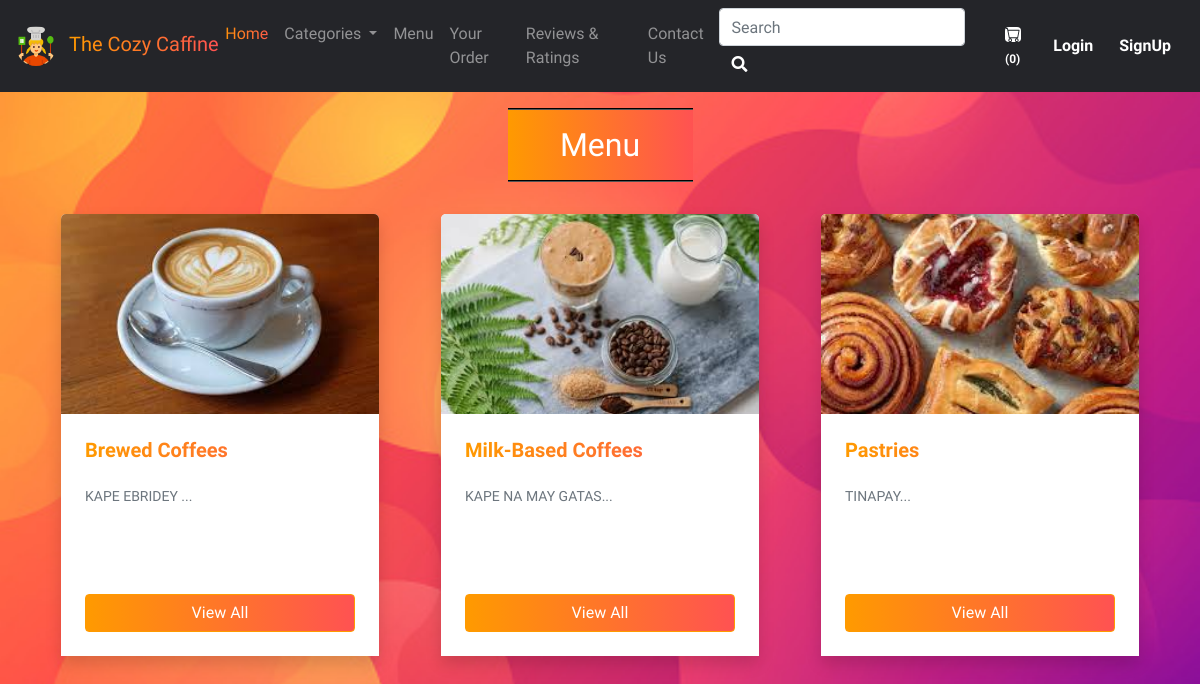
Page /about.php on the committed database.
### tables this page shows
CREATE TABLE `sitedetail` (
  `tempId` int(11) NOT NULL,
  `systemName` varchar(21) NOT NULL,
  `email` varchar(35) NOT NULL,
  `contact1` bigint(21) NOT NULL,
  `contact2` bigint(21) DEFAULT NULL COMMENT 'Optional',
  `address` text NOT NULL,
  `dateTime` datetime NOT NULL DEFAULT current_timestamp()
);

CREATE TABLE `categories` (
  `categorieId` int(12) NOT NULL,
  `categorieName` varchar(255) NOT NULL,
  `categorieDesc` text NOT NULL,
  `categorieCreateDate` datetime NOT NULL DEFAULT current_timestamp()
);

### about.php (the view, shortened to what this page needs)
<!doctype html>
<html lang="en">
<head>
  <link rel="stylesheet" href="https://stackpath.bootstrapcdn.com/bootstrap/4.4.1/css/bootstrap.min.css">
  <link rel="stylesheet" href="https://use.fontawesome.com/releases/v5.8.2/css/all.css">
  <link rel="stylesheet" href="assets/css/custom.css">
  <link rel="stylesheet" href="assets/css/viewPizzaList.css">
</head>
<body>
  <?php include 'partials/_dbconnect.php'; ?>
  <?php require 'partials/_nav.php' ?>
  <div class="container my-3 mb-5">
    <div class="col-lg-2 text-center bg-light my-3" style="margin:auto;border-top: 2px groove black;border-bottom: 2px groove black; background-image: linear-gradient(to right, #ff9a00, #ff5252);">
      <h2 class=" text-center text-white my-3">Menu</h2>
    </div>
    <div class="row category-container">
      <?php
      $sql = "SELECT * FROM `categories`";
      $result = mysqli_query($conn, $sql);
      while ($row = mysqli_fetch_assoc($result)) {
        $id = $row['categorieId'];
        $cat = $row['categorieName'];
        $desc = $row['categorieDesc'];
        echo
        '<div class="col-lg-4 col-md-6 col-sm-12">
            <div class="card">
              <img src="img/cat-' . $id . '.jpg" class="card-img-top img-fluid" alt="image for this category">
              <div class="card-body">
                <h5 class="card-title" style="background-image: linear-gradient(to right, #ff9a00, #ff5252); -webkit-background-clip: text; -webkit-text-fill-color: transparent;"><a href="viewPizzaList.php?catid=' . $id . '">' . $cat . '</a></h5>
                <p class="card-text">' . substr($desc, 0, 120) . '...</p>
                <a href="viewPizzaList.php?catid=' . $id . '" class="btn btn-primary-primary">View All</a>
              </div>
            </div>
          </div>';
      }
      ?>
    </div>
  </div>
</body>
</html>

### partials/_nav.php (shortened to what this page needs)
<?php
if (isset($_SESSION['loggedin']) && $_SESSION['loggedin'] == true) {
  $loggedin = true;
  $userId = $_SESSION['userId'];
  $username = $_SESSION['username'];
} else {
  $loggedin = false;
  $userId = 0;
}
$sql = "SELECT * FROM `sitedetail`";
$result = mysqli_query($conn, $sql);
$row = mysqli_fetch_assoc($result);
$systemName = $row['systemName'];
$countsql = "SELECT SUM(`itemQuantity`) FROM `viewcart` WHERE `userId`=$userId";
$countresult = mysqli_query($conn, $countsql);
$countrow = mysqli_fetch_assoc($countresult);
$count = $countrow['SUM(`itemQuantity`)'];
if (!$count) {
  $count = 0;
}
echo '<style>
.navbar-dark .navbar-nav .nav-link:hover {
  background-image: linear-gradient(to right, #ff9a00, #ff5252);
  background-clip: text;
  -webkit-background-clip: text;
  -webkit-text-fill-color: transparent;
  transition: 0.5s;
}
.home a{
  color: linear-gradient(to right, #ff9a00, #ff5252);
}
</style>
<nav class="navbar navbar-expand-lg navbar-dark navBg ">
<a class="navbar-brand mb-1 mt-1" href="index.php">
<img src="partials/uploads/cooking.png" alt="Company Logo" class="company-logo">
<span class="company-name ml-2" style="background-clip: text; -webkit-background-clip: text; -webkit-text-fill-color: transparent; background-image: linear-gradient(to right, #ff9a00, #ff5252);">' . $systemName . '</span>
</a>
      <button class="navbar-toggler" type="button" data-toggle="collapse" data-target="#navbarSupportedContent" aria-controls="navbarSupportedContent" aria-expanded="false" aria-label="Toggle navigation">
        <span class="navbar-toggler-icon"></span>
      </button>
      <div class="collapse navbar-collapse" id="navbarSupportedContent">
        <ul class="navbar-nav mr-auto">
          <li class="nav-item active home">
            <a class="nav-link" href="index.php" style="background-clip: text; -webkit-background-clip: text; -webkit-text-fill-color: transparent; background-image: linear-gradient(to right, #ff9a00, #ff5252);">Home<span class="sr-only">(current)</span></a>
          </li>
          <li class="nav-item dropdown">
            <a class="nav-link dropdown-toggle" href="#" id="navbarDropdown" role="button" data-toggle="dropdown" aria-haspopup="true" aria-expanded="false">
              Categories
            </a>
            <div class="dropdown-menu" aria-labelledby="navbarDropdown">';
echo '</div>
          </li>
          <li class="nav-item">
            <a class="nav-link" href="about.php">Menu</a>
          </li>
          <li class="nav-item">
            <a class="nav-link" href="viewOrder.php">Your Order</a>
          </li>
          <li class="nav-item">
          <a class="nav-link" href="reviews.php">Reviews & Ratings</a>
        </li>
        <li class="nav-item">
            <a class="nav-link" href="contact.php">Contact Us</a>
          </li>
        </ul>
        <div class="search-wrapper">
           <form method="get" action="search.php" class="form-inline searchForm">
            <div class="search-input">
              <input class="form-control mr-sm-2" type="search" name="search" id="search" placeholder="Search" aria-label="Search" required>
            </div>
            <button class="btn" id="textBtn" type="submit"><i class="fas fa-search"></i></button>
          </form>
        </div>
';
echo '<a href="viewCart.php">
        <button type="button" class="btn" title="MyCart">
          <svg xmlns="img/cart.svg" width="16" height="15" fill="currentColor" class="bi bi-cart cart " viewBox="0 0 16 16">
            <path d="M0 1.5A.5.5 0 0 1 .5 1H2a.5.5 0 0 1 .485.379L2.89 3H14.5a.5.5 0 0 1 .491.592l-1.5 8A.5.5 0 0 1 13 12H4a.5.5 0 0 1-.491-.408L2.01 3.607 1.61 2H.5a.5.5 0 0 1-.5-.5zM3.102 4l1.313 7h8.17l1.313-7H3.102zM5 12a2 2 0 1 0 0 4 2 2 0 0 0 0-4zm7 0a2 2 0 1 0 0 4 2 2 0 0 0 0-4zm-7 1a1 1 0 1 1 0 2 1 1 0 0 1 0-2zm7 0a1 1 0 1 1 0 2 1 1 0 0 1 0-2z"/>
            </svg>   <span id="textBtn"><span id="count"> (' . $count . ')</span>
        </button></a>';
if ($loggedin) {
  echo '<div class="d-flex flex-wrap justify-content">
  <ul class="navbar-nav mr-2">
    <li class="nav-item dropdown">
      <a class="nav-link dropdown-toggle" href="#" id="navbarDropdown" role="button" data-toggle="dropdown"> Welcome ' . $username . '</a>
      <div class="dropdown-menu" aria-labelledby="navbarDropdown">
        <a class="dropdown-item" href="partials/_logout.php">Logout</a>
      </div>
    </li>
  </ul>
  <div class="text-center image-size-small position-relative">
    <a href="viewProfile.php"><img src="img/profile-' . $userId . '.jpg" class="rounded-circle" onError="this.src = \'img/profilePic.png\'" style="width:40px; height:40px"></a>
  </div>
</div>
';
} else {
  echo '
          <button type="button" class="btn"  data-toggle="modal" data-target="#loginModal"><span id="textBtn">Login</span></button>
          <button type="button" class="btn textBtn"  data-toggle="modal" data-target="#signupModal"><span id="textBtn">SignUp</span></button>';
}
echo '</div>
    </nav>';

### assets/css/custom.css (style rules this page uses)
body { background: linear-gradient( 180deg, rgba(0, 0, 0, 1) 0%, rgba(0, 0, 0, 0.8) 100% ); }
* { font-family: 'Cherry Cream Soda', cursive; }
#textBtn { background: white; -webkit-background-clip: text; -webkit-text-fill-color: transparent; font-weight: bold; }
.cart { background: white; border-radius: 25%; }
.company-logo { max-width: 100%; border-radius: 25px; height: auto; max-height: 40px; }
#count { font-size: 12px; }
.navBg { background-color: #242529; }

### assets/css/viewPizzaList.css (style rules this page uses)
.card { border: 1px solid #ccc; border-radius: 5px; box-shadow: 0px 0px 10px rgba(0, 0, 0, 0.1); height: 100%; transition: transform 0.3s; transform-style: preserve-3d; }
.card-body { display: flex; flex-direction: column; justify-content: space-between; padding: 1rem; }
.card-img-top { height: 270px; object-fit: cover; border-top-left-radius: 5px; border-top-right-radius: 5px; }
.card-title { margin-bottom: 10px; }
.card-text { margin-bottom: 20px; }

### about.php (style rules this page uses)
body { background-image: url(img/bgcontatct.jpg); background-position: center; background-size: cover; background-repeat: no-repeat; height: 100%; margin: 0; }
.category-container { display: flex; flex-wrap: wrap; justify-content: center; }
.card { margin: 1rem; border: none; box-shadow: 0 0.5rem 1rem rgba(0, 0, 0, 0.15); transition: transform 0.3s; }
.card-img-top { object-fit: cover; height: 200px; }
.card-body { background-color: #fff; padding: 1.5rem; }
.card-title { margin-bottom: 0.5rem; font-size: 1.25rem; font-weight: bold; }
.card-text { color: #6c757d; font-size: 0.875rem; line-height: 1.5; height: 4.5rem; overflow: hidden; text-overflow: ellipsis; }
.btn-primary-primary { color: white; background-image: linear-gradient(to right, #ff9a00, #ff5252); border-color: #ff9a00; }

### partials/_nav.php (style rules this page uses)
.home a { color: linear-gradient(to right, #ff9a00, #ff5252); }

### rows in the picture
sitedetail: systemName "The Cozy Caffine"
categories: shows a picture, categorieName "Brewed Coffees", categorieDesc "KAPE EBRIDEY"
categories: shows a picture, categorieName "Milk-Based Coffees", categorieDesc "KAPE NA MAY GATAS"
categories: shows a picture, categorieName "Pastries", categorieDesc "TINAPAY"

### other values in the picture
$count "0"
